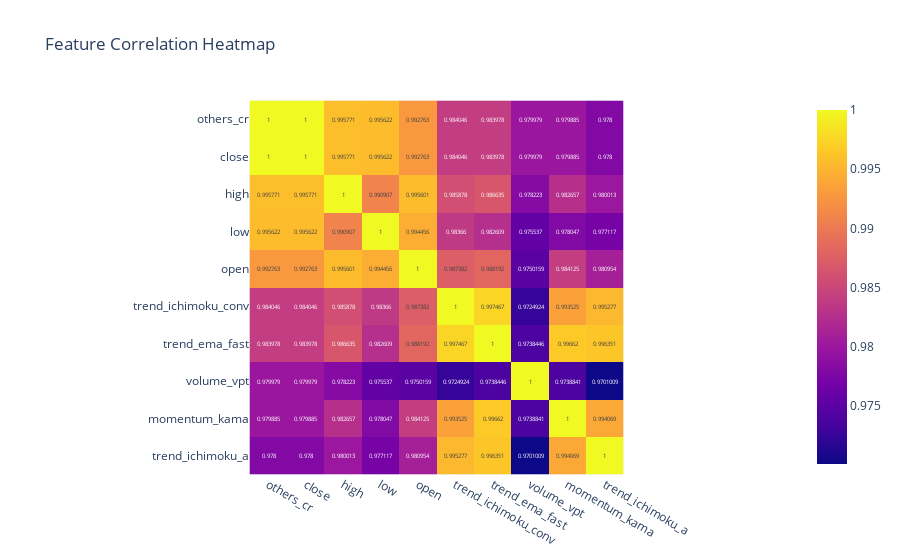

Notebook code for this chart:
### Code cell
# Select Top Correlated Features with Closing Price
corr_matrix = df.corr()
top_features = corr_matrix["close"].abs().sort_values(ascending=False).index[:10]

# Filter dataset to only include top features
df_selected = df[top_features]

# Display Selected Features
print("Top Selected Features for Forecasting:", top_features.tolist())

# Plot Feature Correlations
fig = px.imshow(corr_matrix.loc[top_features, top_features], text_auto=True, title="Feature Correlation Heatmap")
fig.show()

### Figure 1 — Plotly figure (JSON) as saved in the notebook; plotly's stock layout.template omitted (floating-point values rounded to 4 significant figures)
{"data": [{"coloraxis": "coloraxis", "hovertemplate": "x: %{x}<br>y: %{y}<br>color: %{z}<extra></extra>", "name": "0", "texttemplate": "%{z}", "type": "heatmap", "x": ["others_cr", "close", "high", "low", "open", "trend_ichimoku_conv", "trend_ema_fast", "volume_vpt", "momentum_kama", "trend_ichimoku_a"], "xaxis": "x", "y": ["others_cr", "close", "high", "low", "open", "trend_ichimoku_conv", "trend_ema_fast", "volume_vpt", "momentum_kama", "trend_ichimoku_a"], "yaxis": "y", "z": [[1, 1.0, 0.9958, 0.9956, 0.9928, 0.984, 0.984, 0.98, 0.9799, 0.978], [1.0, 1, 0.9958, 0.9956, 0.9928, 0.984, 0.984, 0.98, 0.9799, 0.978], [0.9958, 0.9958, 1, 0.9909, 0.9956, 0.9859, 0.9866, 0.9782, 0.9827, 0.98], [0.9956, 0.9956, 0.9909, 1, 0.9945, 0.9837, 0.9826, 0.9755, 0.978, 0.9771], [0.9928, 0.9928, 0.9956, 0.9945, 1, 0.9874, 0.9882, 0.975, 0.9841, 0.981], [0.984, 0.984, 0.9859, 0.9837, 0.9874, 1, 0.9975, 0.9725, 0.9935, 0.9953], [0.984, 0.984, 0.9866, 0.9826, 0.9882, 0.9975, 1, 0.9738, 0.9966, 0.9964], [0.98, 0.98, 0.9782, 0.9755, 0.975, 0.9725, 0.9738, 1, 0.9739, 0.9701], [0.9799, 0.9799, 0.9827, 0.978, 0.9841, 0.9935, 0.9966, 0.9739, 1, 0.9941], [0.978, 0.978, 0.98, 0.9771, 0.981, 0.9953, 0.9964, 0.9701, 0.9941, 1]]}], "layout": {"coloraxis": {"colorscale": [[0, "#0d0887"], [0.1111, "#46039f"], [0.2222, "#7201a8"], [0.3333, "#9c179e"], [0.4444, "#bd3786"], [0.5556, "#d8576b"], [0.6667, "#ed7953"], [0.7778, "#fb9f3a"], [0.8889, "#fdca26"], [1, "#f0f921"]]}, "title": {"text": "Feature Correlation Heatmap"}, "xaxis": {"anchor": "y", "constrain": "domain", "domain": [0, 1], "scaleanchor": "y"}, "yaxis": {"anchor": "x", "autorange": "reversed", "constrain": "domain", "domain": [0, 1]}}}
